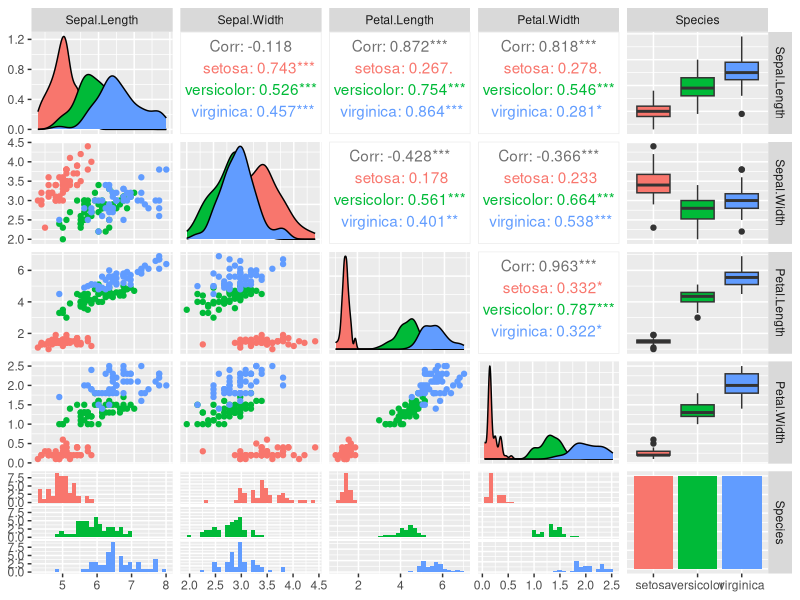
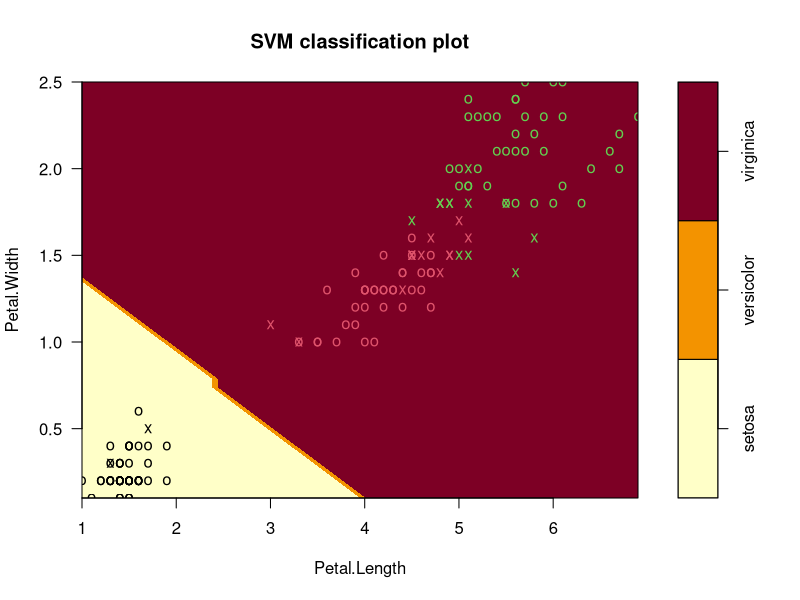

Generate these figures, in order, with R:
library("e1071")
library(GGally)
library(ggplot2)

data(iris)

svm_model <- svm(Species ~ ., data=iris, kernel="linear") #linear/polynomial/sigmoid
summary(svm_model) ##29 vettori di supporto - classi 3

ggpairs(iris, ggplot2::aes(colour = Species)) ##matrice di grafici


##dagli Istogrammi di Petal.length e Petal.width noto che possiamo chiaramente separare le specie Setosa con la massima fiducia
##(estrema sx); le specie Versicolor e Virginica sono invece sovrapposte. Se osserviamo il grafico a dispersione di 
##(Sepal.Length, Petal.Length e (Petal.Length, Petal.Width) possiamo chiaramente vedere un separatore che può essere disegnato 
##tra i gruppi di Specie.
##Petal.Width e Petal.Length sono quindi buoni parametri per ottenere un buon modello (l'ho capisco anche dallo scatter plot). SVM sembra essere un ottimo modello per questo tipo di dati.

plot(svm_model, data=iris, Petal.Width~Petal.Length)

pred = predict(svm_model,iris)  ##predizione
system.time(pred <- predict(svm_model, iris)) ##tempo di esecuzione 

tab = table(Predicted=pred, Real=iris$Species)
tab